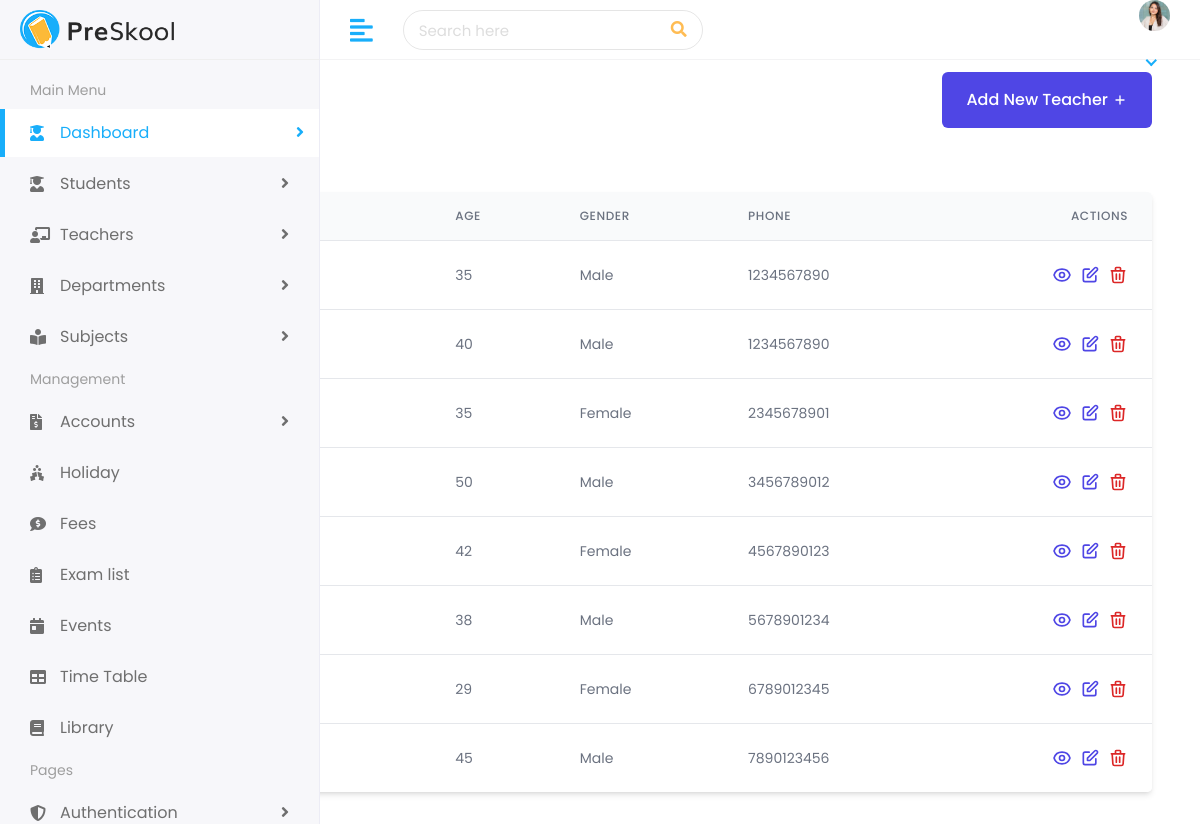
Screenshot of /teachers/ with the database file from the repository.
### school/models.py (models this page shows, shortened)
class Teacher(models.Model):
    name = models.CharField(max_length=200)
    age = models.IntegerField()
    gender = models.CharField(max_length=10)
    address = models.TextField()
    phone = models.CharField(max_length=10)
    image=models.ImageField(upload_to='teachers/',null=True,blank=True)

### school/views.py (the view)
# urls.py: path('teachers/', views.teacher_list, name='teacher_list'),
def teacher_list(request):
    teachers = Teacher.objects.all()
    context = {
        'teachers': teachers,
        'page_title': 'Teacher List'
    }
    return render(request, 'school/teacher_list.html', context)

### templates/school/teacher_list.html (shortened to what this page needs)
{% extends 'Home/base1.html' %}
{% load static %}
{% block body %}
<div class="max-w-6xl mx-auto px-4 sm:px-6 lg:px-8 py-8">
    <div class="flex justify-between py-10  items-center mb-6">
        <h1 class="text-2xl font-bold text-gray-900">{{ page_title }}</h1>
        <a href="{% url 'teacher_create' %}" class="bg-indigo-600 hover:bg-indigo-700 text-white font-medium py-3 px-4 rounded-md flex items-center">
            <span class="mr-1">Add New Teacher</span>
            <svg xmlns="http://www.w3.org/2000/svg" class="h-4 w-4" fill="none" viewBox="0 0 24 24" stroke="currentColor">
                <path stroke-linecap="round" stroke-linejoin="round" stroke-width="2" d="M12 6v6m0 0v6m0-6h6m-6 0H6" />
            </svg>
        </a>
    </div>
    <div class="bg-white overflow-hidden shadow-md rounded-lg">
        {% if teachers %}
            <div class="overflow-x-auto">
                <table class="min-w-full divide-y divide-gray-200">
                    <thead class="bg-gray-50">
                        <tr>
                            <th scope="col" class="px-6 py-3 text-left text-xs font-medium text-gray-500 uppercase tracking-wider">ID</th>
                            <th scope="col" class="px-6 py-3 text-left text-xs font-medium text-gray-500 uppercase tracking-wider">Name</th>
                            <th scope="col" class="px-6 py-3 text-left text-xs font-medium text-gray-500 uppercase tracking-wider">Age</th>
                            <th scope="col" class="px-6 py-3 text-left text-xs font-medium text-gray-500 uppercase tracking-wider">Gender</th>
                            <th scope="col" class="px-6 py-3 text-left text-xs font-medium text-gray-500 uppercase tracking-wider">Phone</th>
                            <th scope="col" class="px-6 py-3 text-right text-xs font-medium text-gray-500 uppercase tracking-wider">Actions</th>
                        </tr>
                    </thead>
                    <tbody class="bg-white divide-y divide-gray-200">
                        {% for teacher in teachers %}
                            <tr class="hover:bg-gray-50">
                                <td class="px-6 py-4 whitespace-nowrap text-sm font-medium text-gray-900">{{ teacher.id }}</td>
                                <td class="px-6 py-4 whitespace-nowrap text-sm text-gray-900">{{ teacher.name }}</td>
                                <td class="px-6 py-4 whitespace-nowrap text-sm text-gray-500">{{ teacher.age }}</td>
                                <td class="px-6 py-4 whitespace-nowrap text-sm text-gray-500">{{ teacher.gender }}</td>
                                <td class="px-6 py-4 whitespace-nowrap text-sm text-gray-500">{{ teacher.phone }}</td>
                                <td class="px-6 py-4 whitespace-nowrap text-right text-sm font-medium">
                                    <div class="flex justify-end space-x-2">
                                        {% if teacher.id %}
                                        <a href="{% url 'teacher_detail' teacher.id %}" class="text-indigo-600 hover:text-indigo-900">
                                        </a>
                                        <a href="{% url 'teacher_edit' teacher.id %}" class="text-indigo-600 hover:text-indigo-900">
                                            <svg xmlns="http://www.w3.org/2000/svg" class="h-5 w-5" fill="none" viewBox="0 0 24 24" stroke="currentColor">
                                                <path stroke-linecap="round" stroke-linejoin="round" stroke-width="2" d="M11 5H6a2 2 0 00-2 2v11a2 2 0 002 2h11a2 2 0 002-2v-5m-1.414-9.414a2 2 0 112.828 2.828L11.828 15H9v-2.828l8.586-8.586z" />
                                            </svg>
                                        </a>
                                        <a href="{% url 'teacher_delete' teacher.id %}" class="text-red-600 hover:text-red-900">
                                            <svg xmlns="http://www.w3.org/2000/svg" class="h-5 w-5" fill="none" viewBox="0 0 24 24" stroke="currentColor">
                                                <path stroke-linecap="round" stroke-linejoin="round" stroke-width="2" d="M19 7l-.867 12.142A2 2 0 0116.138 21H7.862a2 2 0 01-1.995-1.858L5 7m5 4v6m4-6v6m1-10V4a1 1 0 00-1-1h-4a1 1 0 00-1 1v3M4 7h16" />
                                            </svg>
                                        </a>
                                        {% endif %}
                                    </div>
                                </td>
                            </tr>
                        {% endfor %}
                    </tbody>
                </table>
            </div>
        {% endif %}
    </div>
</div>
{% endblock %}

### static/assets/css/style.css (style rules this page uses)
html { height: 100%; }
body { background-color: #fff; color: #333; font-family: 'Poppins', sans-serif; font-size: 1rem; height: 100%; line-height: 1.5; overflow-x: hidden; }
h1, h2, h3, h4, h5, h6 { font-family: 'Poppins', sans-serif; margin-top: 0; }
.bg-white { background-color: #fff; }

### rows the page displays
Teacher: age "35", gender "Male", phone "1234567890"
Teacher: age "40", gender "Male", phone "1234567890"
Teacher: age "35", gender "Female", phone "2345678901"
Teacher: age "50", gender "Male", phone "3456789012"
Teacher: age "42", gender "Female", phone "4567890123"
Teacher: age "38", gender "Male", phone "5678901234"
Teacher: age "29", gender "Female", phone "6789012345"
Teacher: age "45", gender "Male", phone "7890123456"
